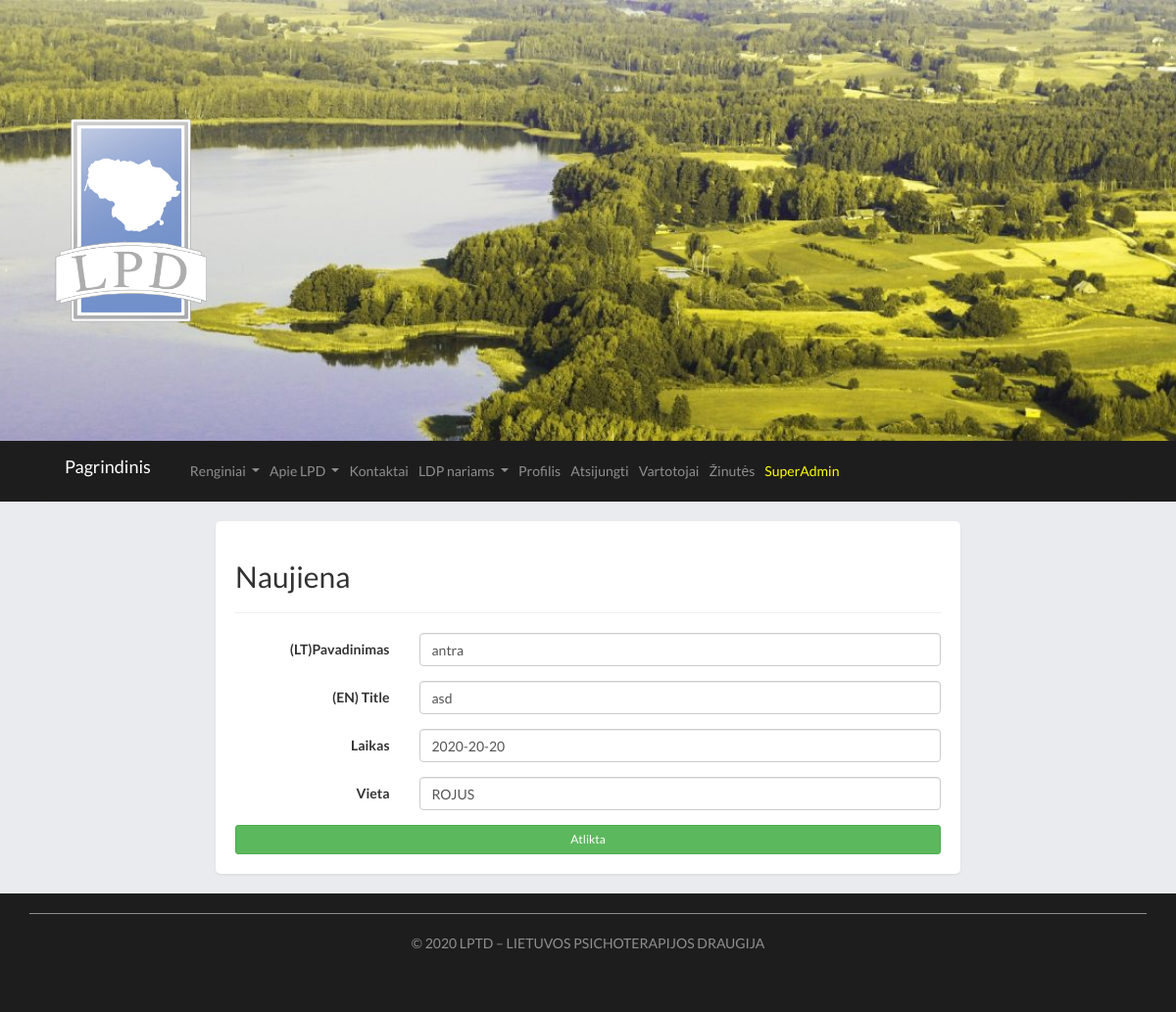
Page /edit_new/2 (signed in) on the committed database.
### main.py (models this page shows)
class User(db.Model):
	id = db.Column(db.Integer, primary_key=True)
	date_created = db.Column(db.DateTime, default=datetime.utcnow)
	name = db.Column(db.String(200), nullable=False)
	surname = db.Column(db.String(200), nullable=False)
	phone = db.Column(db.String(200), default="")
	email = db.Column(db.String(200), nullable=False)
	lvl = db.Column(db.Integer, default=0)
	password = db.Column(db.String(200), nullable=False)
	image = db.Column(db.String(300), default="")
	info = db.Column(db.String(1000), default="")
	info_en = db.Column(db.String(1000), default="")
	show = db.Column(db.String(10), default="False")
	confirmed = db.Column(db.String(10), default="False")
	session_token = db.Column(db.String, default="")

class News(db.Model):
	id = db.Column(db.Integer, primary_key=True)
	date_created = db.Column(db.DateTime, default=datetime.utcnow)
	title = db.Column(db.String(4000), default="")
	title_en = db.Column(db.String(4000), default="")
	date = db.Column(db.String(4000), default="")
	location = db.Column(db.String(4000), default="")

### main.py (the view)
@app.route("/edit_new/<int:id>", methods=["GET", "POST"])
def edit_new(id):
	new_ = News.query.get_or_404(id)
	if request.method == "POST":
		new_.title = request.form['title']
		new_.title_en = request.form['title_en']
		new_.date = request.form['date']
		new_.location = request.form['location']
		try:
			db.session.commit()
			return redirect('/Naujienos/')
		except:
			return "nepavyko atnaujinti"
	else:
		return render_template("Naujienos_create.html",new = new_, current_user=current_user())

### main.py (called while the page is built)
def current_user():
	email = request.cookies.get("current-user-email")
	current_user = User.query.filter_by(email=email).first()
	if current_user == None:
		current_user = guest_user()
	return current_user

### templates/Naujienos_create.html (shortened to what this page needs)
{% extends "base.html" %}
{% block page%}
<div class = "row justify-content-md-center">
<div class = "col-lg-8 shadow-sm page">
{% if current_user.lvl == 2 %}
	<form class="form-horizontal  needs-validation" role="form"  method="POST" novalidate>
                <h2>Naujiena</h2><hr>
                <div class="form-group">
                    <label for="firstName" class="col-md-3 control-label" >(LT)Pavadinimas</label>
                    <div class="col-md-9">
                        <input type="text" id="title" placeholder="Pavadinimas" class="form-control" autofocus="" name="title"  value="{{new.title}}">
                    </div>
                </div>
                <div class="form-group">
                    <label for="lastName" class="col-md-3 control-label" >(EN) Title</label>
                    <div class="col-md-9">
                        <input type="text" id="title_en" placeholder="Title" class="form-control"  name="title_en" value="{{new.title_en}}">
                    </div>
                </div>
				 <div class="form-group">
                    <label for="lastName" class="col-md-3 control-label" >Laikas</label>
                    <div class="col-md-9">
                        <input type="text" id="date" placeholder="2020.02.22 - 02.24 " class="form-control"  name="date" value="{{new.date}}" required>
                    </div>
                </div>
				 <div class="form-group">
                    <label for="lastName" class="col-md-3 control-label" >Vieta</label>
                    <div class="col-md-9">
                        <input type="text" id="location" placeholder="Vilnius, Litexpo" class="form-control"  name="location" value="{{new.location}}" required>
                    </div>
                </div>
				<input type="submit" value="Atlikta" class="btn btn-success btn-block btn-sm">
				</div>
{% endif %}
</div>
</div>
{% endblock %}

### templates/base.html (shortened to what this page needs)
<!DOCTYPE html>
<html lang="en-US">
<head>
	<link href="https://stackpath.bootstrapcdn.com/bootstrap/4.4.1/css/bootstrap.min.css" rel="stylesheet">
	<link href="https://stackpath.bootstrapcdn.com/font-awesome/4.7.0/css/font-awesome.min.css" rel="stylesheet">
	<link href="//netdna.bootstrapcdn.com/bootstrap/3.2.0/css/bootstrap.min.css" rel="stylesheet" id="bootstrap-css">
	<link rel="stylesheet" href="../static/css/style.css">
</head>
<body>
<div class= "top-image" style="background-image: url(../static/img/cropped-1920.jpg);">
		<div class="container">
			<div class="blog-logoa">
				<a href="/" title="LPTD - Lietuvos Psichoterapijos Draugija" rel="home">
					<img src="../static/img/ICON-PNG.png" alt="LPTD - Lietuvos Psichoterapijos Draugija">
				</a>
			</div>
		</div>
</div>
<div class = " bg_dark ">
<div class = "container">
<nav class="navbar navbar-expand-lg navbar-dark bg_dark ">
  <a class="navbar-brand" href="/"> Pagrindinis</a>
  <div class="collapse navbar-collapse bg_dark" id="navbarNavDropdown">
    <ul class="navbar-nav">
      <li class="nav-item dropdown ">
        <a class="nav-link dropdown-toggle" href="#" id="navbarDropdownMenuLink" role="button" data-toggle="dropdown" aria-haspopup="true" aria-expanded="false">
          Renginiai
        </a>
      </li>
	  <li class="nav-item dropdown ">
        <a class="nav-link dropdown-toggle" href="#" id="navbarDropdownMenuLink" role="button" data-toggle="dropdown" aria-haspopup="true" aria-expanded="false">
          Apie LPD
        </a>
      </li>
	  <li class="nav-item">
        <a class="nav-link" href="/kontaktai/">Kontaktai</a>
      </li>
	  {% if current_user.lvl > 0 %}
      <li class="nav-item dropdown ">
        <a class="nav-link dropdown-toggle" href="#" id="navbarDropdownMenuLink" role="button" data-toggle="dropdown" aria-haspopup="true" aria-expanded="false">
          LDP nariams
        </a>
      </li>
	  {% endif %}
	  {% if current_user.lvl > 0 or current_user.name|length > 1 %}
	  <li class="nav-item">
        <a class="nav-link" href="/edit_user/{{current_user.id}}">Profilis</a>
      </li>
	  <li class="nav-item">
        <a class="nav-link" href="/logout/">Atsijungti</a>
      </li>
	  {% endif %}
	  {% if current_user.lvl == 2 %}
	  <li class="nav-item">
        <a class="nav-link" href="/vartotojai/">Vartotojai</a>
      </li>
	  <li class="nav-item">
        <a class="nav-link" href="/sms/">Žinutės</a>
      </li>
	  {% endif %}
	  {% if current_user.name|length > 0 %}
	   <li class="nav-item">
        <a class="nav-link" href="#" style="color:yellow">{{current_user.name}}</a>
      </li>
	  {% endif %}
    </ul>
  </div>
</nav>
</div>
</div>
<div class="container ">
{% block page%}{% endblock %}
<div class="bg_dark footer-copyright text-center footer">
	<div class="container">
			<p> © 2020 LPTD – <a href="/">LIETUVOS PSICHOTERAPIJOS DRAUGIJA</a>  </p>
	</div>
</div>
</body>
</html>

### static/css/style.css (style rules this page uses)
body { background-color: #e9ebee; font-family: 'Raleway', sans-serif; font-family: 'Lato', sans-serif; }
.navbar { margin-bottom:0px !important ; }
.page { padding: 20px; margin:20px auto; border-radius: 5px; background-color: white; }
.blog-logoa img { max-height: 250px; width: auto; max-width: 100%; height: auto; }
.top-image { bottom: 0px; padding: 100px 0; background: no-repeat center; background-size: cover; -moz-background-size: cover; -webkit-background-size: cover; }
.bg_dark { background-color:#1D1D1D; }
.bg_dark>a { color:rgba(255,255,255,0.5); padding:10px; }
.footer { color:rgba(255,255,255,0.5); padding:20px 0px 30px 0px; }
.footer a { color:rgba(255,255,255,0.5); text-decoration: none; }
.footer .container { border-top: 1px solid rgba(255,255,255,0.5); padding:20px 0px ; }

### rows in the picture
User: name "SuperAdmin"
News: title "antra", title_en "asd", date "2020-20-20", location "ROJUS"
